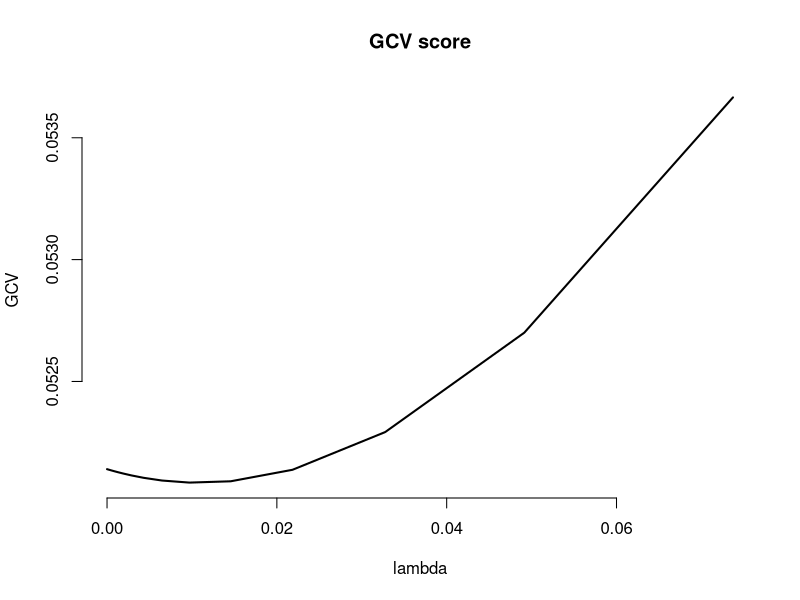
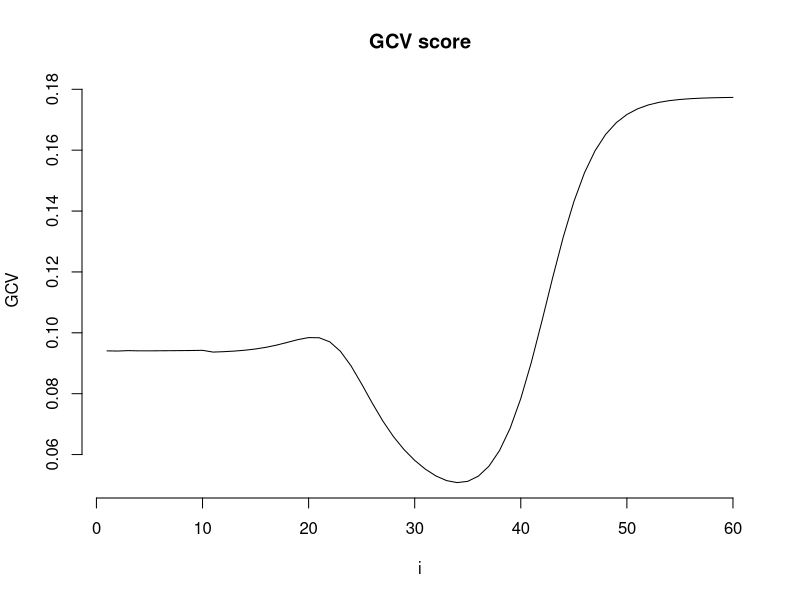
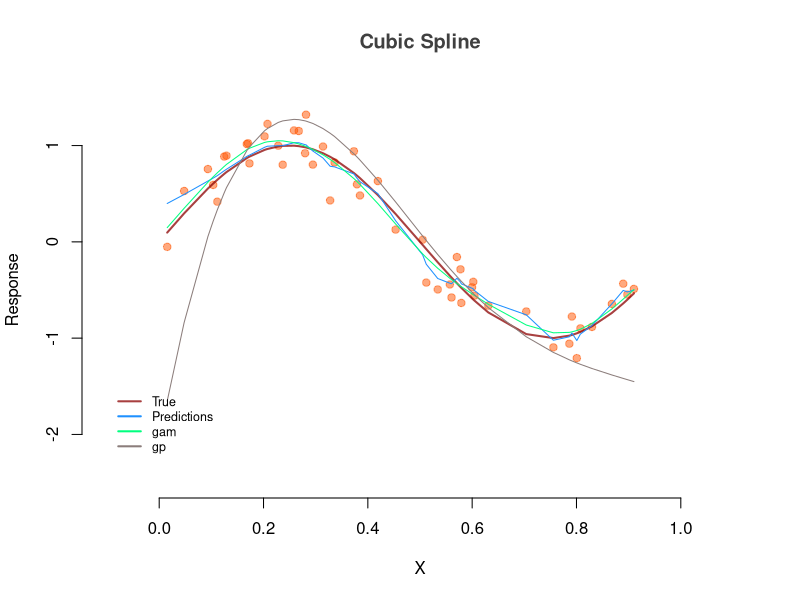

R code for these plots, in order:
set.seed(3)
n = 20
x1 = runif(n)
x2 = runif(n)
X = matrix(c(x1, x2), ncol = 2) # design matrix
y = 2 + 3 * x1 + rnorm(n, sd = 0.25)
my.inv = function(X, eps = 1e-12) {
  eig.X = eigen(X, symmetric = T)
  P = eig.X[[2]] 
  lambda = eig.X[[1]] 
  ind = lambda > eps
  lambda[ind] = 1/lambda[ind] 
  lambda[!ind] = 0
  ans = P %*% diag(lambda) %*% t(P)
  return(ans)
}
rk = function(s, t) {
  crossprod(s, t)              # MC note: slightly more succinct than the original double loop; also sum(s*t)
} 
get.gramm = function(X, rkfunc=rk) {
  apply(X, 1, function(Row) apply(X, 1, function(tRow) rkfunc(Row, tRow)))  
}
ridge.regression = function(X, y, lambda) {
  Gramm = get.gramm(X)                               # Gramm matrix (nxn)
  n = length(y)                                      # n=length of y
  Q = cbind(1, Gramm)                                # design matrix
  S = rbind(0, cbind(0, Gramm))
  M = crossprod(Q) + lambda*S
  M.inv = my.inv(M)                                  # inverse of M
  gamma.hat = crossprod(M.inv, crossprod(Q, y))
  f.hat = Q %*% gamma.hat
  A = Q %*% M.inv %*% t(Q)
  tr.A = sum(diag(A))                                # trace of hat matrix
  rss = crossprod(y - f.hat)                         # residual sum of squares
  gcv = n*rss / (n - tr.A)^2                         # obtain GCV score
  return(list(f.hat = f.hat, gamma.hat = gamma.hat, gcv = gcv))
}
lambda = 1e-8
reps = 40
lambda = 1.5^(1:reps-1) * lambda
V = sapply(lambda, function(lam) ridge.regression(X, y, lam)$gcv)
plot(lambda, V, type = 'l', main = 'GCV score', lwd = 2, ylab = 'GCV', bty='n' ) 
opt.mod = ridge.regression(X, y, lambda[which.min(V)])     # fit optimal model

### finding beta.0, beta.1 and beta.2 ##########
gamma.hat = opt.mod$gamma.hat
beta.hat.0 = opt.mod$gamma.hat[1]               # intercept
beta.hat = crossprod(gamma.hat[-1,], X)         # slope and noise term coefficients
c(beta.hat.0, beta.hat)
coef(glmnet::glmnet(X, y, alpha=0, lambda=lambda[which.min(V)]))
set.seed(3)
n = 50
x = matrix(runif(n), nrow=n, ncol=1)
x.star = as.matrix(sort(x))                      # sorted x, used by plot
y = sin(2*pi*x.star) + rnorm(n, sd=0.2)
rk.1 = function(s, t) {
  return(.5*min(s, t)^2 * max(s, t) + (1/6)*min(s, t)^3)
}
smoothing.spline = function(X, y, lambda) {
  Gramm = get.gramm(X, rkfunc=rk.1)                  # Gramm matrix (nxn)
  n = length(y)
  J = cbind(1, X)                                    # matrix with a basis for the null space of the penalty; MC note:, never name anything T (True) or t (transpose)!
  Q = cbind(J, Gramm)                                # design matrix
  m = ncol(J)                                        # dimension of the null space of the penalty
  S = matrix(0, n + m, n + m)                        # initialize S
  S[(m + 1):(n + m),(m + 1):(n + m)] = Gramm         # non-zero part of S
  M = crossprod(Q) + lambda*S
  M.inv = my.inv(M)                                  # inverse of M
  gamma.hat = crossprod(M.inv, crossprod(Q, y))
  f.hat = Q %*% gamma.hat
  A = Q %*% M.inv %*% t(Q)
  tr.A = sum(diag(A))                                # trace of hat matrix
  rss = crossprod(y - f.hat)                         # residual sum of squares
  gcv = n * rss/(n - tr.A)^2                         # obtain GCV score
  return(list(f.hat = f.hat, gamma.hat = gamma.hat,gcv = gcv))
}
lambda = 1e-8
reps = 60

lambda = 1.5^(1:reps-1) * lambda
V = sapply(lambda, function(lam) smoothing.spline(x.star, y, lam)$gcv)

# Plot of GCV
plot(1:reps, V, type = 'l', main = 'GCV score', xlab = 'i', ylab = 'GCV', bty='n') 

opt.mod.2 = smoothing.spline(x.star, y, lambda[which.min(V)])       # fit optimal model

# comparison models
mgcv::gam(y ~ s(x.star))
kernlab::gausspr(y ~ x.star, kernel='splinedot')

# Graph (Cubic Spline)
plot(x.star, y, col=scales::alpha('#ff5500', .5), pch=19, xlab = 'X', 
     ylim = c(-2.5, 1.5), xlim=c(-0.1, 1.1), ylab = 'Response', 
     main = 'Cubic Spline', bty='n', col.main='gray25')

# true
lines(x.star, sin(2*pi*x.star), lty = 1, lwd = 2, col=scales::alpha('darkred', .75))
# predictions
lines(x.star, opt.mod.2$f.hat, col = 'dodgerblue')
lines(x.star, predict(mgcv::gam(y~s(x.star))), col = 'springgreen1')
lines(x.star, kernlab::gausspr(y~x.star, kernel='splinedot')@fitted, col = 'mistyrose4')

legend(-0.1,-1.5, c('True', 'Predictions', 'gam', 'gp'), bty = 'n',
       lwd = c(2,2), col = c( scales::alpha('darkred', .75), 'dodgerblue', 'springgreen1', 'mistyrose4'),
       cex=.75)
